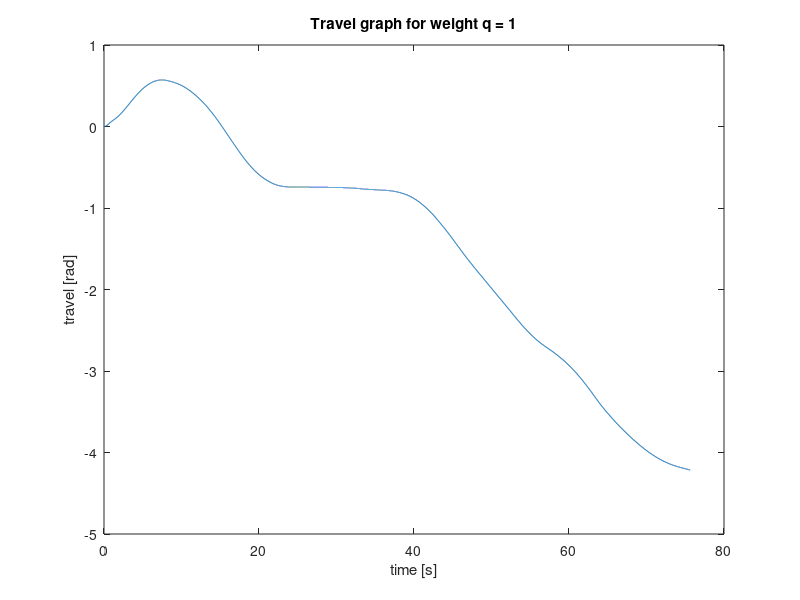

MATLAB code to generate this figure:
load('travel.mat')

figure('Name','Travel q = 1','NumberTitle','off')
plot(travel_measured(1,:), travel_measured(2,:))
title('Travel graph for weight q = 1')
xlabel('time [s]')
ylabel('travel [rad]')